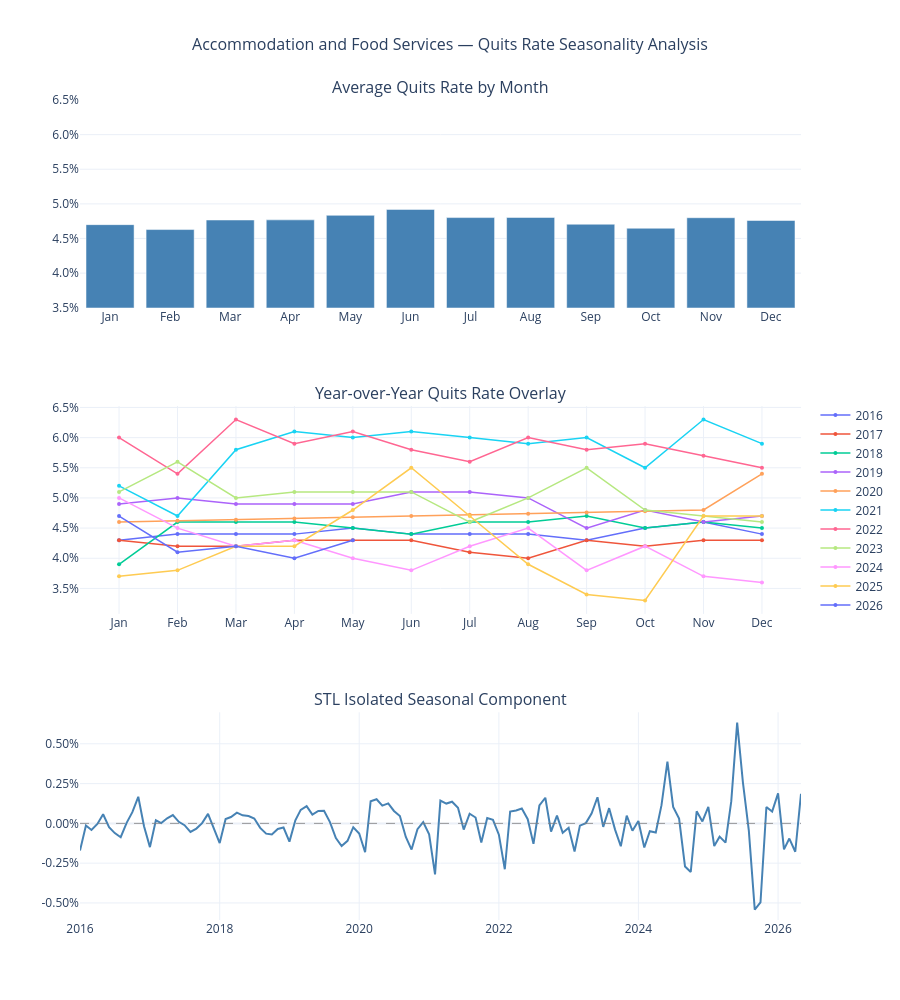

Write notebook code for a chart like this one.
### Markdown cell above
## COVID-19 Interpolation

Quit rates in early 2020 deviated sharply from the levels and patterns observed
throughout the rest of the series. Leaving those values in place would allow an
isolated period to distort the model's understanding of both trend and seasonal
structure.

To address this, quit rate values from February 2020 through October 2020 were replaced
using linear interpolation based on time. This bridges the gap between the pre-pandemic
level and the point where the series began returning to a more typical range, without
letting that period dominate the analysis.

The original series is shown alongside the adjusted version above for transparency, and
all subsequent analysis is based on the interpolated data.

### Code cell
# =============================================================================
# Section 3: Seasonality Analysis
# =============================================================================
df_interp['month'] = df_interp.index.month
df_interp['year'] = df_interp.index.year
month_labels = ['Jan','Feb','Mar','Apr','May','Jun',
                'Jul','Aug','Sep','Oct','Nov','Dec']

# STL fit
stl = STL(df_interp['quit_rate'], period=12)
stl_fit = stl.fit()
df_interp['seasonal'] = stl_fit.seasonal

monthly_avg = df_interp.groupby('month')['quit_rate'].mean().reset_index()

fig = make_subplots(
    rows=3, cols=1,
    subplot_titles=('Average Quits Rate by Month',
                    'Year-over-Year Quits Rate Overlay',
                    'STL Isolated Seasonal Component'),
    vertical_spacing=0.12
)

# --- Plot 1: Monthly Average Bar ---
fig.add_trace(go.Bar(
    x=month_labels,
    y=monthly_avg['quit_rate'],
    marker_color='steelblue',
    name='Monthly Average',
    showlegend=False,
    hovertemplate='%{x}: %{customdata}<extra></extra>',
    customdata=[f'{v:.2f}%' for v in monthly_avg['quit_rate']]
), row=1, col=1)

fig.update_yaxes(
    range=[3.5, 6.5],
    tickvals=[3.5, 4.0, 4.5, 5.0, 5.5, 6.0, 6.5],
    ticktext=[f'{v:.1f}%' for v in [3.5, 4.0, 4.5, 5.0, 5.5, 6.0, 6.5]],
    row=1, col=1
)

# --- Plot 2: Year-over-Year Overlay ---
colors = px.colors.qualitative.Plotly
for i, (year, group) in enumerate(df_interp.groupby('year')):
    group = group.sort_values('month')
    fig.add_trace(go.Scatter(
        x=month_labels[:len(group)],
        y=group['quit_rate'],
        mode='lines+markers',
        name=str(year),
        line=dict(color=colors[i % len(colors)], width=1.5),
        marker=dict(size=4),
        hovertemplate=f'{year} %{{x}}: %{{customdata}}<extra></extra>',
        customdata=[f'{v:.1f}%' for v in group['quit_rate']]
    ), row=2, col=1)

fig.update_yaxes(
    tickvals=[3.5, 4.0, 4.5, 5.0, 5.5, 6.0, 6.5],
    ticktext=[f'{v:.1f}%' for v in [3.5, 4.0, 4.5, 5.0, 5.5, 6.0, 6.5]],
    row=2, col=1
)

# --- Plot 3: STL Seasonal Component ---
fig.add_trace(go.Scatter(
    x=df_interp.index,
    y=df_interp['seasonal'],
    mode='lines',
    name='Seasonal Component',
    showlegend=False,
    line=dict(color='steelblue', width=2),
    hovertemplate='%{x|%b %Y}: %{customdata}<extra></extra>',
    customdata=[f'{v:.3f}%' for v in df_interp['seasonal']]
), row=3, col=1)

fig.add_hline(y=0, line_dash='dash', line_color='gray', line_width=0.8, row=3, col=1)

seasonal_ticks = [-0.50, -0.25, 0.00, 0.25, 0.50]
fig.update_yaxes(
    tickvals=seasonal_ticks,
    ticktext=[f'{v:.2f}%' for v in seasonal_ticks],
    row=3, col=1
)

fig.update_layout(
    title=dict(text='Accommodation and Food Services — Quits Rate Seasonality Analysis',
               x=0.5, font=dict(size=16)),
    height=1000,
    template='plotly_white',
    hovermode='closest',
    showlegend=True,
    legend=dict(
        x=1.02,
        y=0.50,
        xanchor='left',
        yanchor='middle'
    )
)

fig.show()

### Figure 1 — Plotly figure (JSON) as saved in the notebook; plotly's stock layout.template omitted (floating-point values rounded to 4 significant figures)
{"data": [{"customdata": ["4.70%", "4.63%", "4.77%", "4.77%", "4.83%", "4.92%", "4.80%", "4.80%", "4.71%", "4.65%", "4.80%", "4.76%"], "hovertemplate": "%{x}: %{customdata}<extra></extra>", "marker": {"color": "steelblue"}, "name": "Monthly Average", "showlegend": false, "type": "bar", "x": ["Jan", "Feb", "Mar", "Apr", "May", "Jun", "Jul", "Aug", "Sep", "Oct", "Nov", "Dec"], "xaxis": "x", "y": [4.7, 4.629, 4.767, 4.769, 4.834, 4.92, 4.802, 4.804, 4.706, 4.648, 4.8, 4.76], "yaxis": "y"}, {"customdata": ["4.3%", "4.4%", "4.4%", "4.4%", "4.5%", "4.4%", "4.4%", "4.4%", "4.3%", "4.5%", "4.6%", "4.4%"], "hovertemplate": "2016 %{x}: %{customdata}<extra></extra>", "line": {"color": "#636EFA", "width": 1.5}, "marker": {"size": 4}, "mode": "lines+markers", "name": "2016", "type": "scatter", "x": ["Jan", "Feb", "Mar", "Apr", "May", "Jun", "Jul", "Aug", "Sep", "Oct", "Nov", "Dec"], "xaxis": "x2", "y": [4.3, 4.4, 4.4, 4.4, 4.5, 4.4, 4.4, 4.4, 4.3, 4.5, 4.6, 4.4], "yaxis": "y2"}, {"customdata": ["4.3%", "4.2%", "4.2%", "4.3%", "4.3%", "4.3%", "4.1%", "4.0%", "4.3%", "4.2%", "4.3%", "4.3%"], "hovertemplate": "2017 %{x}: %{customdata}<extra></extra>", "line": {"color": "#EF553B", "width": 1.5}, "marker": {"size": 4}, "mode": "lines+markers", "name": "2017", "type": "scatter", "x": ["Jan", "Feb", "Mar", "Apr", "May", "Jun", "Jul", "Aug", "Sep", "Oct", "Nov", "Dec"], "xaxis": "x2", "y": [4.3, 4.2, 4.2, 4.3, 4.3, 4.3, 4.1, 4.0, 4.3, 4.2, 4.3, 4.3], "yaxis": "y2"}, {"customdata": ["3.9%", "4.6%", "4.6%", "4.6%", "4.5%", "4.4%", "4.6%", "4.6%", "4.7%", "4.5%", "4.6%", "4.5%"], "hovertemplate": "2018 %{x}: %{customdata}<extra></extra>", "line": {"color": "#00CC96", "width": 1.5}, "marker": {"size": 4}, "mode": "lines+markers", "name": "2018", "type": "scatter", "x": ["Jan", "Feb", "Mar", "Apr", "May", "Jun", "Jul", "Aug", "Sep", "Oct", "Nov", "Dec"], "xaxis": "x2", "y": [3.9, 4.6, 4.6, 4.6, 4.5, 4.4, 4.6, 4.6, 4.7, 4.5, 4.6, 4.5], "yaxis": "y2"}, {"customdata": ["4.9%", "5.0%", "4.9%", "4.9%", "4.9%", "5.1%", "5.1%", "5.0%", "4.5%", "4.8%", "4.6%", "4.7%"], "hovertemplate": "2019 %{x}: %{customdata}<extra></extra>", "line": {"color": "#AB63FA", "width": 1.5}, "marker": {"size": 4}, "mode": "lines+markers", "name": "2019", "type": "scatter", "x": ["Jan", "Feb", "Mar", "Apr", "May", "Jun", "Jul", "Aug", "Sep", "Oct", "Nov", "Dec"], "xaxis": "x2", "y": [4.9, 5.0, 4.9, 4.9, 4.9, 5.1, 5.1, 5.0, 4.5, 4.8, 4.6, 4.7], "yaxis": "y2"}, {"customdata": ["4.6%", "4.6%", "4.6%", "4.7%", "4.7%", "4.7%", "4.7%", "4.7%", "4.8%", "4.8%", "4.8%", "5.4%"], "hovertemplate": "2020 %{x}: %{customdata}<extra></extra>", "line": {"color": "#FFA15A", "width": 1.5}, "marker": {"size": 4}, "mode": "lines+markers", "name": "2020", "type": "scatter", "x": ["Jan", "Feb", "Mar", "Apr", "May", "Jun", "Jul", "Aug", "Sep", "Oct", "Nov", "Dec"], "xaxis": "x2", "y": [4.6, 4.62, 4.639, 4.66, 4.679, 4.7, 4.719, 4.74, 4.76, 4.78, 4.8, 5.4], "yaxis": "y2"}, {"customdata": ["5.2%", "4.7%", "5.8%", "6.1%", "6.0%", "6.1%", "6.0%", "5.9%", "6.0%", "5.5%", "6.3%", "5.9%"], "hovertemplate": "2021 %{x}: %{customdata}<extra></extra>", "line": {"color": "#19D3F3", "width": 1.5}, "marker": {"size": 4}, "mode": "lines+markers", "name": "2021", "type": "scatter", "x": ["Jan", "Feb", "Mar", "Apr", "May", "Jun", "Jul", "Aug", "Sep", "Oct", "Nov", "Dec"], "xaxis": "x2", "y": [5.2, 4.7, 5.8, 6.1, 6.0, 6.1, 6.0, 5.9, 6.0, 5.5, 6.3, 5.9], "yaxis": "y2"}, {"customdata": ["6.0%", "5.4%", "6.3%", "5.9%", "6.1%", "5.8%", "5.6%", "6.0%", "5.8%", "5.9%", "5.7%", "5.5%"], "hovertemplate": "2022 %{x}: %{customdata}<extra></extra>", "line": {"color": "#FF6692", "width": 1.5}, "marker": {"size": 4}, "mode": "lines+markers", "name": "2022", "type": "scatter", "x": ["Jan", "Feb", "Mar", "Apr", "May", "Jun", "Jul", "Aug", "Sep", "Oct", "Nov", "Dec"], "xaxis": "x2", "y": [6.0, 5.4, 6.3, 5.9, 6.1, 5.8, 5.6, 6.0, 5.8, 5.9, 5.7, 5.5], "yaxis": "y2"}, {"customdata": ["5.1%", "5.6%", "5.0%", "5.1%", "5.1%", "5.1%", "4.6%", "5.0%", "5.5%", "4.8%", "4.7%", "4.6%"], "hovertemplate": "2023 %{x}: %{customdata}<extra></extra>", "line": {"color": "#B6E880", "width": 1.5}, "marker": {"size": 4}, "mode": "lines+markers", "name": "2023", "type": "scatter", "x": ["Jan", "Feb", "Mar", "Apr", "May", "Jun", "Jul", "Aug", "Sep", "Oct", "Nov", "Dec"], "xaxis": "x2", "y": [5.1, 5.6, 5.0, 5.1, 5.1, 5.1, 4.6, 5.0, 5.5, 4.8, 4.7, 4.6], "yaxis": "y2"}, {"customdata": ["5.0%", "4.5%", "4.2%", "4.3%", "4.0%", "3.8%", "4.2%", "4.5%", "3.8%", "4.2%", "3.7%", "3.6%"], "hovertemplate": "2024 %{x}: %{customdata}<extra></extra>", "line": {"color": "#FF97FF", "width": 1.5}, "marker": {"size": 4}, "mode": "lines+markers", "name": "2024", "type": "scatter", "x": ["Jan", "Feb", "Mar", "Apr", "May", "Jun", "Jul", "Aug", "Sep", "Oct", "Nov", "Dec"], "xaxis": "x2", "y": [5.0, 4.5, 4.2, 4.3, 4.0, 3.8, 4.2, 4.5, 3.8, 4.2, 3.7, 3.6], "yaxis": "y2"}, {"customdata": ["3.7%", "3.8%", "4.2%", "4.2%", "4.8%", "5.5%", "4.7%", "3.9%", "3.4%", "3.3%", "4.7%", "4.7%"], "hovertemplate": "2025 %{x}: %{customdata}<extra></extra>", "line": {"color": "#FECB52", "width": 1.5}, "marker": {"size": 4}, "mode": "lines+markers", "name": "2025", "type": "scatter", "x": ["Jan", "Feb", "Mar", "Apr", "May", "Jun", "Jul", "Aug", "Sep", "Oct", "Nov", "Dec"], "xaxis": "x2", "y": [3.7, 3.8, 4.2, 4.2, 4.8, 5.5, 4.7, 3.9, 3.4, 3.3, 4.7, 4.7], "yaxis": "y2"}, {"customdata": ["4.7%", "4.1%", "4.2%", "4.0%", "4.3%"], "hovertemplate": "2026 %{x}: %{customdata}<extra></extra>", "line": {"color": "#636EFA", "width": 1.5}, "marker": {"size": 4}, "mode": "lines+markers", "name": "2026", "type": "scatter", "x": ["Jan", "Feb", "Mar", "Apr", "May"], "xaxis": "x2", "y": [4.7, 4.1, 4.2, 4.0, 4.3], "yaxis": "y2"}, {"customdata": ["-0.170%", "-0.014%", "-0.042%", "-0.004%", "0.057%", "-0.024%", "-0.061%", "-0.087%", "0.003%", "0.070%", "0.167%", "-0.018%", "-0.149%", "0.019%", "0.002%", "0.032%", "0.052%", "0.010%", "-0.011%", "-0.054%", "-0.033%", "0.002%", "0.060%", "-0.027%", "-0.123%", "0.027%", "0.040%", "0.067%", "0.051%", "0.046%", "0.031%", "-0.028%", "-0.064%", "-0.070%", "-0.035%", "-0.026%", "-0.115%", "0.019%", "0.085%", "0.109%", "0.055%", "0.078%", "0.079%", "0.008%", "-0.093%", "-0.142%", "-0.110%", "-0.024%", "-0.063%", "-0.181%", "0.139%", "0.152%", "0.112%", "0.126%", "0.078%", "0.046%", "-0.086%", "-0.165%", "-0.037%", "0.008%", "-0.069%", "-0.320%", "0.143%", "0.124%", "0.136%", "0.099%", "-0.039%", "0.061%", "0.037%", "-0.120%", "0.033%", "0.022%", "-0.071%", "-0.288%", "0.075%", "0.081%", "0.093%", "0.026%", "-0.129%", "0.112%", "0.161%", "-0.052%", "0.048%", "-0.059%", "-0.028%", "-0.177%", "-0.014%", "0.002%", "0.062%", "0.164%", "-0.022%", "0.096%", "-0.039%", "-0.143%", "0.049%", "-0.046%", "0.015%", "-0.151%", "-0.049%", "-0.057%", "0.114%", "0.389%", "0.104%", "0.030%", "-0.270%", "-0.306%", "0.076%", "0.012%", "0.104%", "-0.142%", "-0.083%", "-0.121%", "0.138%", "0.633%", "0.257%", "-0.045%", "-0.542%", "-0.497%", "0.103%", "0.074%", "0.189%", "-0.164%", "-0.095%", "-0.178%", "0.186%"], "hovertemplate": "%{x|%b %Y}: %{customdata}<extra></extra>", "line": {"color": "steelblue", "width": 2}, "mode": "lines", "name": "Seasonal Component", "showlegend": false, "type": "scatter", "x": ["2016-01-01T00:00:00.000000000", "2016-02-01T00:00:00.000000000", "2016-03-01T00:00:00.000000000", "2016-04-01T00:00:00.000000000", "2016-05-01T00:00:00.000000000", "2016-06-01T00:00:00.000000000", "2016-07-01T00:00:00.000000000", "2016-08-01T00:00:00.000000000", "2016-09-01T00:00:00.000000000", "2016-10-01T00:00:00.000000000", "2016-11-01T00:00:00.000000000", "2016-12-01T00:00:00.000000000", "2017-01-01T00:00:00.000000000", "2017-02-01T00:00:00.000000000", "2017-03-01T00:00:00.000000000", "2017-04-01T00:00:00.000000000", "2017-05-01T00:00:00.000000000", "2017-06-01T00:00:00.000000000", "2017-07-01T00:00:00.000000000", "2017-08-01T00:00:00.000000000", "2017-09-01T00:00:00.000000000", "2017-10-01T00:00:00.000000000", "2017-11-01T00:00:00.000000000", "2017-12-01T00:00:00.000000000", "2018-01-01T00:00:00.000000000", "2018-02-01T00:00:00.000000000", "2018-03-01T00:00:00.000000000", "2018-04-01T00:00:00.000000000", "2018-05-01T00:00:00.000000000", "2018-06-01T00:00:00.000000000", "2018-07-01T00:00:00.000000000", "2018-08-01T00:00:00.000000000", "2018-09-01T00:00:00.000000000", "2018-10-01T00:00:00.000000000", "2018-11-01T00:00:00.000000000", "2018-12-01T00:00:00.000000000", "2019-01-01T00:00:00.000000000", "2019-02-01T00:00:00.000000000", "2019-03-01T00:00:00.000000000", "2019-04-01T00:00:00.000000000", "2019-05-01T00:00:00.000000000", "2019-06-01T00:00:00.000000000", "2019-07-01T00:00:00.000000000", "2019-08-01T00:00:00.000000000", "2019-09-01T00:00:00.000000000", "2019-10-01T00:00:00.000000000", "2019-11-01T00:00:00.000000000", "2019-12-01T00:00:00.000000000", "2020-01-01T00:00:00.000000000", "2020-02-01T00:00:00.000000000", "2020-03-01T00:00:00.000000000", "2020-04-01T00:00:00.000000000", "2020-05-01T00:00:00.000000000", "2020-06-01T00:00:00.000000000", "2020-07-01T00:00:00.000000000", "2020-08-01T00:00:00.000000000", "2020-09-01T00:00:00.000000000", "2020-10-01T00:00:00.000000000", "2020-11-01T00:00:00.000000000", "2020-12-01T00:00:00.000000000", "2021-01-01T00:00:00.000000000", "2021-02-01T00:00:00.000000000", "2021-03-01T00:00:00.000000000", "2021-04-01T00:00:00.000000000", "2021-05-01T00:00:00.000000000", "2021-06-01T00:00:00.000000000", "2021-07-01T00:00:00.000000000", "2021-08-01T00:00:00.000000000", "2021-09-01T00:00:00.000000000", "2021-10-01T00:00:00.000000000", "2021-11-01T00:00:00.000000000", "2021-12-01T00:00:00.000000000", "2022-01-01T00:00:00.000000000", "2022-02-01T00:00:00.000000000", "2022-03-01T00:00:00.000000000", "2022-04-01T00:00:00.000000000", "2022-05-01T00:00:00.000000000", "2022-06-01T00:00:00.000000000", "2022-07-01T00:00:00.000000000", "2022-08-01T00:00:00.000000000", "2022-09-01T00:00:00.000000000", "2022-10-01T00:00:00.000000000", "2022-11-01T00:00:00.000000000", "2022-12-01T00:00:00.000000000", "2023-01-01T00:00:00.000000000", "2023-02-01T00:00:00.000000000", "2023-03-01T00:00:00.000000000", "2023-04-01T00:00:00.000000000", "2023-05-01T00:00:00.000000000", "2023-06-01T00:00:00.000000000", "2023-07-01T00:00:00.000000000", "2023-08-01T00:00:00.000000000", "2023-09-01T00:00:00.000000000", "2023-10-01T00:00:00.000000000", "2023-11-01T00:00:00.000000000", "2023-12-01T00:00:00.000000000", "2024-01-01T00:00:00.000000000", "2024-02-01T00:00:00.000000000", "2024-03-01T00:00:00.000000000", "2024-04-01T00:00:00.000000000", "2024-05-01T00:00:00.000000000", "2024-06-01T00:00:00.000000000", "2024-07-01T00:00:00.000000000", "2024-08-01T00:00:00.000000000", "2024-09-01T00:00:00.000000000", "2024-10-01T00:00:00.000000000", "2024-11-01T00:00:00.000000000", "2024-12-01T00:00:00.000000000", "2025-01-01T00:00:00.000000000", "2025-02-01T00:00:00.000000000", "2025-03-01T00:00:00.000000000", "2025-04-01T00:00:00.000000000", "2025-05-01T00:00:00.000000000", "2025-06-01T00:00:00.000000000", "2025-07-01T00:00:00.000000000", "2025-08-01T00:00:00.000000000", "2025-09-01T00:00:00.000000000", "2025-10-01T00:00:00.000000000", "2025-11-01T00:00:00.000000000", "2025-12-01T00:00:00.000000000", "2026-01-01T00:00:00.000000000", "2026-02-01T00:00:00.000000000", "2026-03-01T00:00:00.000000000", "2026-04-01T00:00:00.000000000", "2026-05-01T00:00:00.000000000"], "xaxis": "x3", "y": [-0.1701, -0.01382, -0.04178, -0.003549, 0.0574, -0.02368, -0.06096, -0.08702, 0.003491, 0.07034, 0.167, -0.01828, -0.1491, 0.01938, 0.002135, 0.03169, 0.05182, 0.009676, -0.01134, -0.05358, -0.03267, 0.001609, 0.05977, -0.0275, -0.1234, 0.02704, 0.03988, 0.06721, 0.05055, 0.04573, 0.03082, -0.02805, -0.06437, -0.06999, -0.03504, -0.02586, -0.1146, 0.01906, 0.08487, 0.1087, 0.05534, 0.07818, 0.07883, 0.008256, -0.09275, -0.1424, -0.1096, -0.02411, -0.06323, -0.1814, 0.1395, 0.1516, 0.1119, 0.1257, 0.07799, 0.0461, -0.0856, -0.1645, -0.03672, 0.007992, -0.06903, -0.3201, 0.1431, 0.1245, 0.1359, 0.09853, -0.03866, 0.0608, 0.0368, -0.1196, 0.03333, 0.02209, -0.07095, -0.2883, 0.07451, 0.08068, 0.09325, 0.0263, -0.1287, 0.1123, 0.1611, -0.05206, 0.04836, -0.05935, -0.02756, -0.1768, -0.01402, 0.001606, 0.06212, 0.1643, -0.02166, 0.09567, -0.03899, -0.1435, 0.0489, -0.04641, 0.015, -0.1515, -0.04925, -0.05707, 0.1144, 0.3885, 0.1037, 0.02969, -0.2704, -0.3056, 0.07575, 0.01181, 0.1042, -0.142, -0.08332, -0.1209, 0.1382, 0.6328, 0.2574, -0.04513, -0.5418, -0.4969, 0.1028, 0.07412, 0.1886, -0.1637, -0.09526, -0.1783, 0.186], "yaxis": "y3"}], "layout": {"annotations": [{"font": {"size": 16}, "showarrow": false, "text": "Average Quits Rate by Month", "x": 0.5, "xanchor": "center", "xref": "paper", "y": 1, "yanchor": "bottom", "yref": "paper"}, {"font": {"size": 16}, "showarrow": false, "text": "Year-over-Year Quits Rate Overlay", "x": 0.5, "xanchor": "center", "xref": "paper", "y": 0.6267, "yanchor": "bottom", "yref": "paper"}, {"font": {"size": 16}, "showarrow": false, "text": "STL Isolated Seasonal Component", "x": 0.5, "xanchor": "center", "xref": "paper", "y": 0.2533, "yanchor": "bottom", "yref": "paper"}], "height": 1000, "hovermode": "closest", "legend": {"x": 1.02, "xanchor": "left", "y": 0.5, "yanchor": "middle"}, "shapes": [{"line": {"color": "gray", "dash": "dash", "width": 0.8}, "type": "line", "x0": 0, "x1": 1, "xref": "x3 domain", "y0": 0, "y1": 0, "yref": "y3"}], "showlegend": true, "title": {"font": {"size": 16}, "text": "Accommodation and Food Services — Quits Rate Seasonality Analysis", "x": 0.5}, "xaxis": {"anchor": "y", "domain": [0, 1]}, "xaxis2": {"anchor": "y2", "domain": [0, 1]}, "xaxis3": {"anchor": "y3", "domain": [0, 1]}, "yaxis": {"anchor": "x", "domain": [0.7467, 1], "range": [3.5, 6.5], "ticktext": ["3.5%", "4.0%", "4.5%", "5.0%", "5.5%", "6.0%", "6.5%"], "tickvals": [3.5, 4, 4.5, 5, 5.5, 6, 6.5]}, "yaxis2": {"anchor": "x2", "domain": [0.3733, 0.6267], "ticktext": ["3.5%", "4.0%", "4.5%", "5.0%", "5.5%", "6.0%", "6.5%"], "tickvals": [3.5, 4, 4.5, 5, 5.5, 6, 6.5]}, "yaxis3": {"anchor": "x3", "domain": [0, 0.2533], "ticktext": ["-0.50%", "-0.25%", "0.00%", "0.25%", "0.50%"], "tickvals": [-0.5, -0.25, 0, 0.25, 0.5]}}}
